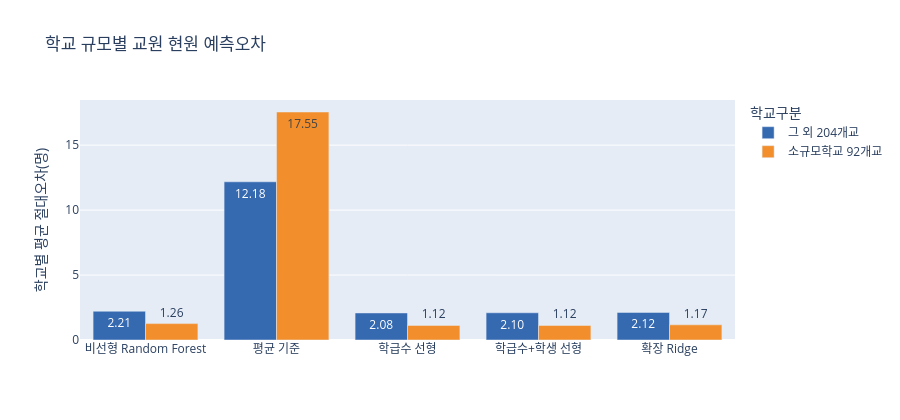

This figure's notebook cell:
### Code cell
# 소규모학교와 그 외 학교에서 오차가 다르게 나타나는지 확인한다.
segment_errors = (
    school_predictions.groupby(["모델", "주분석대상_소규모공립_정책2026"], as_index=False)
    .agg(MAE=("절대오차", "mean"), 중앙절대오차=("절대오차", "median"), 학교수=(kedi, "nunique"))
)
segment_errors["학교구분"] = segment_errors["주분석대상_소규모공립_정책2026"].map({True: "소규모학교 92개교", False: "그 외 204개교"})
segment_errors.to_csv(OUTPUT_DIR / "segment_errors.csv", index=False, encoding="utf-8-sig")
display(segment_errors[["모델", "학교구분", "MAE", "중앙절대오차", "학교수"]].round(3))

fig = px.bar(
    segment_errors,
    x="모델", y="MAE", color="학교구분", barmode="group",
    color_discrete_map={"소규모학교 92개교": "#F28E2B", "그 외 204개교": "#3569B0"},
    text_auto=".2f",
    title="학교 규모별 교원 현원 예측오차",
)
fig.update_layout(yaxis_title="학교별 평균 절대오차(명)", xaxis_title=None, height=420)
fig.show()

### Figure 1 — Plotly figure (JSON) as saved in the notebook; plotly's stock layout.template omitted (floating-point values rounded to 4 significant figures)
{"data": [{"alignmentgroup": "True", "hovertemplate": "학교구분=그 외 204개교<br>모델=%{x}<br>MAE=%{y}<extra></extra>", "legendgroup": "그 외 204개교", "marker": {"color": "#3569B0", "pattern": {"shape": ""}}, "name": "그 외 204개교", "offsetgroup": "그 외 204개교", "orientation": "v", "showlegend": true, "textposition": "auto", "texttemplate": "%{y:.2f}", "type": "bar", "x": ["비선형 Random Forest", "평균 기준", "학급수 선형", "학급수+학생 선형", "확장 Ridge"], "xaxis": "x", "y": [2.214, 12.18, 2.082, 2.096, 2.121], "yaxis": "y"}, {"alignmentgroup": "True", "hovertemplate": "학교구분=소규모학교 92개교<br>모델=%{x}<br>MAE=%{y}<extra></extra>", "legendgroup": "소규모학교 92개교", "marker": {"color": "#F28E2B", "pattern": {"shape": ""}}, "name": "소규모학교 92개교", "offsetgroup": "소규모학교 92개교", "orientation": "v", "showlegend": true, "textposition": "auto", "texttemplate": "%{y:.2f}", "type": "bar", "x": ["비선형 Random Forest", "평균 기준", "학급수 선형", "학급수+학생 선형", "확장 Ridge"], "xaxis": "x", "y": [1.261, 17.55, 1.122, 1.12, 1.167], "yaxis": "y"}], "layout": {"barmode": "group", "height": 420, "legend": {"title": {"text": "학교구분"}, "tracegroupgap": 0}, "title": {"text": "학교 규모별 교원 현원 예측오차"}, "xaxis": {"anchor": "y", "domain": [0.0, 1.0], "title": {}}, "yaxis": {"anchor": "x", "domain": [0.0, 1.0], "title": {"text": "학교별 평균 절대오차(명)"}}}}
